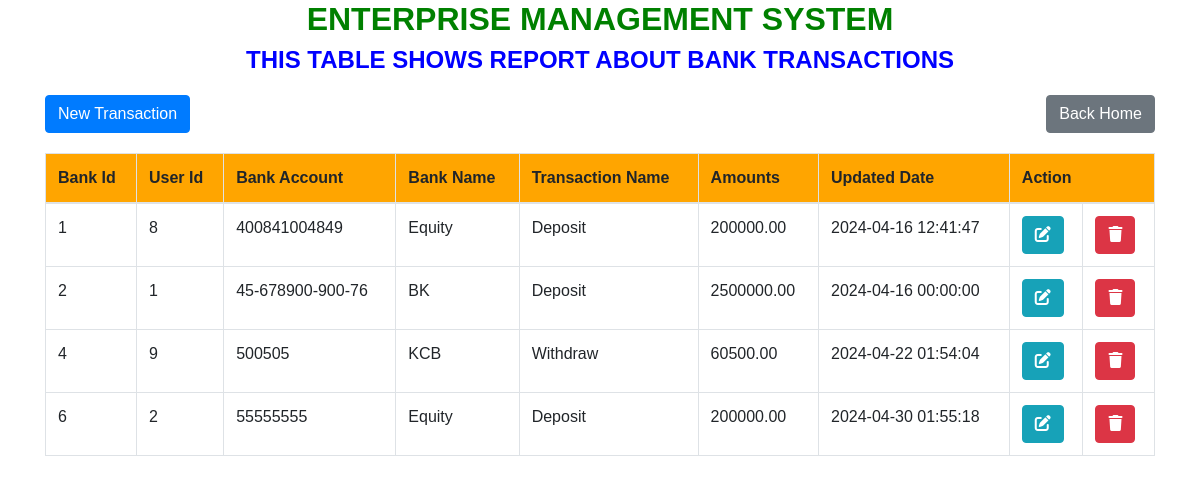
/viewbank.php, run on the app's committed database.
### tables this page shows
CREATE TABLE `bank` (
  `bank_id` int(11) NOT NULL,
  `user_id` int(11) DEFAULT NULL,
  `bank_account` varchar(50) DEFAULT NULL,
  `bank_name` varchar(100) DEFAULT NULL,
  `transaction_name` varchar(100) DEFAULT NULL,
  `amounts` decimal(10,2) DEFAULT NULL,
  `Update_date` datetime NOT NULL DEFAULT current_timestamp()
);

### viewbank.php (the view, shortened to what this page needs)
<!DOCTYPE html>
<html>
<head>
    <link href="https://stackpath.bootstrapcdn.com/bootstrap/4.5.2/css/bootstrap.min.css" rel="stylesheet">
    <link href="https://cdnjs.cloudflare.com/ajax/libs/font-awesome/6.0.0-beta3/css/all.min.css" rel="stylesheet">
</head>
<body>
    <div class="container">
        <h2 class="heading">ENTERPRISE MANAGEMENT SYSTEM</h2>
        <h4 class="subheading">THIS TABLE SHOWS REPORT ABOUT BANK TRANSACTIONS</h4>
        <div class="btn-container">
            <a href="banks.php" class="btn btn-primary">New Transaction</a>
            <a href="home.php" class="btn btn-secondary">Back Home</a>
        </div>
        <div class="table-container">
            <table class="table table-bordered">
                <thead>
                    <tr>
                        <th>Bank Id</th>
                        <th>User Id</th>
                        <th>Bank Account</th>
                        <th>Bank Name</th>
                        <th>Transaction Name</th>
                        <th>Amounts</th>
                        <th>Updated Date</th>
                        <th colspan="2">Action</th>
                    </tr>
                </thead>
                <tbody>
                    <?php
                    include "dbconnection.php";
                    $sql = "SELECT * FROM bank";
                    $result = $connection->query($sql);
                    while ($row = $result->fetch_assoc()) {
                        echo "
                        <tr>
                            <td>{$row['bank_id']}</td>
                            <td>{$row['user_id']}</td>
                            <td>{$row['bank_account']}</td>
                            <td>{$row['bank_name']}</td>
                            <td>{$row['transaction_name']}</td>
                            <td>{$row['amounts']}</td>
                            <td>{$row['Update_date']}</td>
                            <td>
                                <a href='/Enterprise_management_system/editbank.php?bank_id={$row['bank_id']}' class='btn btn-info'><i class='fas fa-edit'></i></a>
                            </td>
                            <td>
                                <a href='/Enterprise_management_system/deletebank.php?bank_id={$row['bank_id']}' class='btn btn-danger'><i class='fas fa-trash'></i></a>
                            </td>
                        </tr>
                        ";
                    }
                    ?>
                </tbody>
            </table>
        </div>
    </div>
</body>
</html>

### viewbank.php (style rules this page uses)
body { font-family: "Century Gothic", sans-serif; }
.heading { text-align: center; font-weight: bold; color: green; }
.subheading { text-align: center; font-weight: bold; color: blue; }
.btn-container { display: flex; justify-content: space-between; margin-top: 20px; }
.table-container { margin-top: 20px; }
th { background-color: orange; }

### data on the page
bank: bank_id "1", user "8", bank_account "400841004849", bank_name "Equity", transaction_name "Deposit", amounts "200000.00", Update_date "2024-04-16 12:41:47"
bank: bank_id "2", user "1", bank_account "45-678900-900-76", bank_name "BK", transaction_name "Deposit", amounts "2500000.00", Update_date "2024-04-16 00:00:00"
bank: bank_id "4", user "9", bank_account "500505", bank_name "KCB", transaction_name "Withdraw", amounts "60500.00", Update_date "2024-04-22 01:54:04"
bank: bank_id "6", user "2", bank_account "55555555", bank_name "Equity", transaction_name "Deposit", amounts "200000.00", Update_date "2024-04-30 01:55:18"
